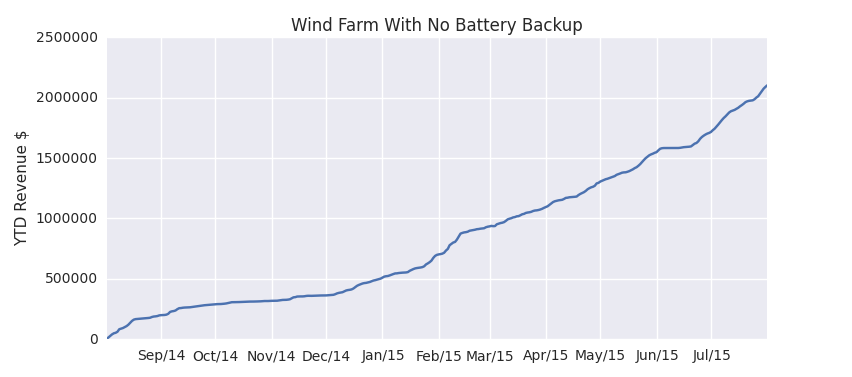

Here is the Python script that generated this plot:
#BASE SCENARIO, follows algorithm, no battery to store

import pandas as pd
from pandas import DataFrame, Series
import numpy as np
import matplotlib
import matplotlib.dates as mdates
import matplotlib.mlab as mlab
import matplotlib.pyplot as plt
from datetime import datetime
from matplotlib.dates import DateFormatter
import seaborn as sns

data = pd.read_csv('windmod4.csv',index_col=0)
#column names: date, time, dt, forecast, actual, delta, dev, peak, prices...

bank = 0 #$ cash in and out flow
dcf = []
day = []
p = 0 # peak net
pp = 0 # paid peak
op = 0 #off peak net
pop = 0 #paid off peak
dates = data['dt']
datesmod = [datetime.strptime(i, '%d/%m/%y  %H:%M') for i in dates]

#the algorithm is split so we could track cashflows during peak and off-peak hrs if wanted
#start of payment strategy
for i in range(len(data)):
    print i
    
    #OFF PEAK HOURS        
    if data.peak.loc[i] == 0:
        #condition 0, energy within 2% deviation is sold at DA rate:
        if np.abs(data.dev.loc[i]) <= 2:
            bank = bank + data.dam.loc[i]*(data.actual.loc[i])
            op = op + data.dam.loc[i]*(data.actual.loc[i])
             
        #deviation condition, sell excess excess
        if data.delta.loc[i] > 0 and np.abs(data.dev.loc[i]) > 2:           
            bank = bank + data.dam.loc[i]*(data.forecast.loc[i]) + data.rtm.loc[i]*(data.delta.loc[i])
            op = op + data.dam.loc[i]*(data.forecast.loc[i]) + data.rtm.loc[i]*(data.delta.loc[i])
        
        #deviation condition, buy lacking energy
        if data.delta.loc[i] < 0 and np.abs(data.dev.loc[i]) > 2:
            bank = bank + data.dam.loc[i]*(data.forecast.loc[i]) + data.rtm.loc[i]*(data.delta.loc[i])
            op = op + data.dam.loc[i]*(data.forecast.loc[i]) + data.rtm.loc[i]*(data.delta.loc[i])
            pop = pop + data.rtm.loc[i]*(data.delta.loc[i])
            
    #PEAK HOURS        
    if data.peak.loc[i] == 1:

    #condition 0, energy within 2% deviation is sold at DA rate:
        if np.abs(data.dev.loc[i]) <= 2:
            bank = bank + data.dam.loc[i]*(data.actual.loc[i])
            p = p + data.dam.loc[i]*(data.actual.loc[i])
            
        #deviation condition, sell excess energy
        if data.delta.loc[i] > 0 and np.abs(data.dev.loc[i]) > 2:
            bank = bank + data.dam.loc[i]*(data.forecast.loc[i]) + data.rtm.loc[i]*(data.delta.loc[i]) 
            p = p + data.dam.loc[i]*(data.forecast.loc[i]) + data.rtm.loc[i]*(data.delta.loc[i]) 
            
        #deviation condition, buy lacking energy    
        if data.delta.loc[i] < 0 and np.abs(data.dev.loc[i]) > 2:
            bank = bank + data.dam.loc[i]*(data.forecast.loc[i]) + data.rtm.loc[i]*(data.delta.loc[i]) 
            p = p + data.dam.loc[i]*(data.forecast.loc[i]) + data.rtm.loc[i]*(data.delta.loc[i])
            pp = pp + data.rtm.loc[i]*(data.delta.loc[i])
            
    if (i+1)%96==0:
        day.append(datesmod[i])
        dcf.append(bank)

#revser = Series(rev)
#revser.to_csv('basecase.csv')

formatter = DateFormatter('%b/%y')
plt.plot(day,dcf)
plt.ylabel('YTD Revenue $')
plt.title('Wind Farm With No Battery Backup')

plt.gcf().axes[0].xaxis.set_major_formatter(formatter)
sns.plt.show()

'''bank cashflow: $2,102,090.69
net from peak: $1,360,070.96
total paid during peak hours: -$321,980.28
from off-peak: $742,019.72
total paid during off-peak hours: -$158,978.15

all else equal if the forecast was perfect, 
could have made: $2,583,049.12
or only 81% of potential due to charges

'''
